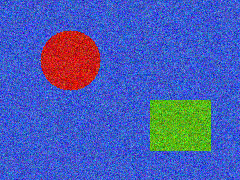
#> input picture apps/web/e2e/fixtures/photo-regions.png, 240 x 180 px
$ python -i vectorizer.py   (imports and definitions only)
#> lines starting #> are read from the running program, lines starting #| are printed output that depends on the picture
from __future__ import annotations

import math
from dataclasses import dataclass

import cv2
import numpy as np

from app.services.image_utils import LoadedImage, hexify


@dataclass
class DetectedVector:
    """A region reconstructed as an SVG path (vector) element."""

    path: str
    x: float  # bounds center x (canvas plane)
    y: float  # bounds center y
    width: float
    height: float
    fill: str | None
    confidence: float


class Vectorizer:
    """Converts regions of a flattened illustration into smooth SVG paths.

    Advanced reconstruction (v1.1): instead of a single Otsu silhouette, the
    image is decomposed into its dominant flat colors, and each colored region
    is traced independently:

    * **Per-color decomposition** — complex multi-color illustrations (logos,
      flat illustrations) become independent paths instead of one merged blob.
    * **Hole support** — interior contours (e.g. a ring, letter counters) are
      emitted as reversed-winding subpaths so the nonzero fill rule carves them
      out (renders correctly in Fabric, SVG, and raster exports alike).
    * **Corner-preserving bezier smoothing** — gently-curved contours become
      quadratic bezier (``Q``) curves instead of jagged polylines; real corners
      stay sharp.
    * **Background exclusion + light-on-dark** — the dominant border color is
      excluded, so both dark-on-light and light-on-dark flat graphics recover
      the same foreground regions.

    The output keeps the ``DetectedVector`` contract so the pipeline and
    SceneGraphBuilder are unchanged.
    """

    def __init__(
        self,
        min_area: float = 120.0,
        epsilon_factor: float = 0.015,
        max_candidates: int = 60,
        n_colors: int = 5,
        bg_tolerance: int = 28,
        corner_threshold_deg: float = 55.0,
    ) -> None:
        self.min_area = min_area
        self.epsilon_factor = epsilon_factor
        self.max_candidates = max_candidates
        self.n_colors = n_colors
        self.bg_tolerance = bg_tolerance
        self.corner_threshold_deg = corner_threshold_deg

    # -- region decomposition ---------------------------------------------------
    def detect(self, image: LoadedImage) -> list[DetectedVector]:
        """Vectorize each dominant flat-color region into a smooth path.

        Works on flat-color illustrations/logos, including multi-colored and
        light-on-dark ones (the v1.1 target). Photographic regions are left to
        the Segmenter.
        """
        background = _background_color(image.bgr)
        palette = self._pick_palette(image.bgr, background)

        # Nearest-centroid labels: every pixel belongs to exactly one palette
        # color or the background, so regions never overlap.
        labels = self._assign(image.bgr, palette, background)

        vectors: list[DetectedVector] = []
        for color_idx, color in enumerate(palette):
            mask = (labels == color_idx).astype(np.uint8) * 255
            kernel = cv2.getStructuringElement(cv2.MORPH_RECT, (3, 3))
            mask = cv2.morphologyEx(mask, cv2.MORPH_OPEN, kernel, iterations=1)

            num, components, stats, _ = cv2.connectedComponentsWithStats(
                mask, connectivity=8
            )
            for label in range(1, num):
                if len(vectors) >= self.max_candidates:
                    return vectors
                x, y, w, h, area = stats[label]
                if area < self.min_area:
                    continue
                if w < 8 or h < 8:
                    continue

                comp = (components[y : y + h, x : x + w] == label).astype(np.uint8) * 255
                vector = self._trace_component(comp, x, y, w, h, color, area)
                if vector is not None:
                    vectors.append(vector)
        return vectors

    # [189 lines left out: functions _pick_palette, _assign, _trace_component, _closed_path_smooth, _confidence, _background_color, not called in this run]

>>> import cv2
>>> picture = cv2.imread('../../../web/e2e/fixtures/photo-regions.png', cv2.IMREAD_GRAYSCALE)
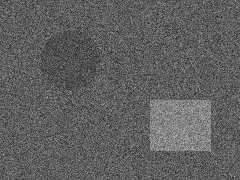
#> picture: shape (180, 240); min 23, max 194, mean 95.8
>>> result = Vectorizer().detect(picture)
#> (the run stopped early here; a loop or call above may not have finished)
